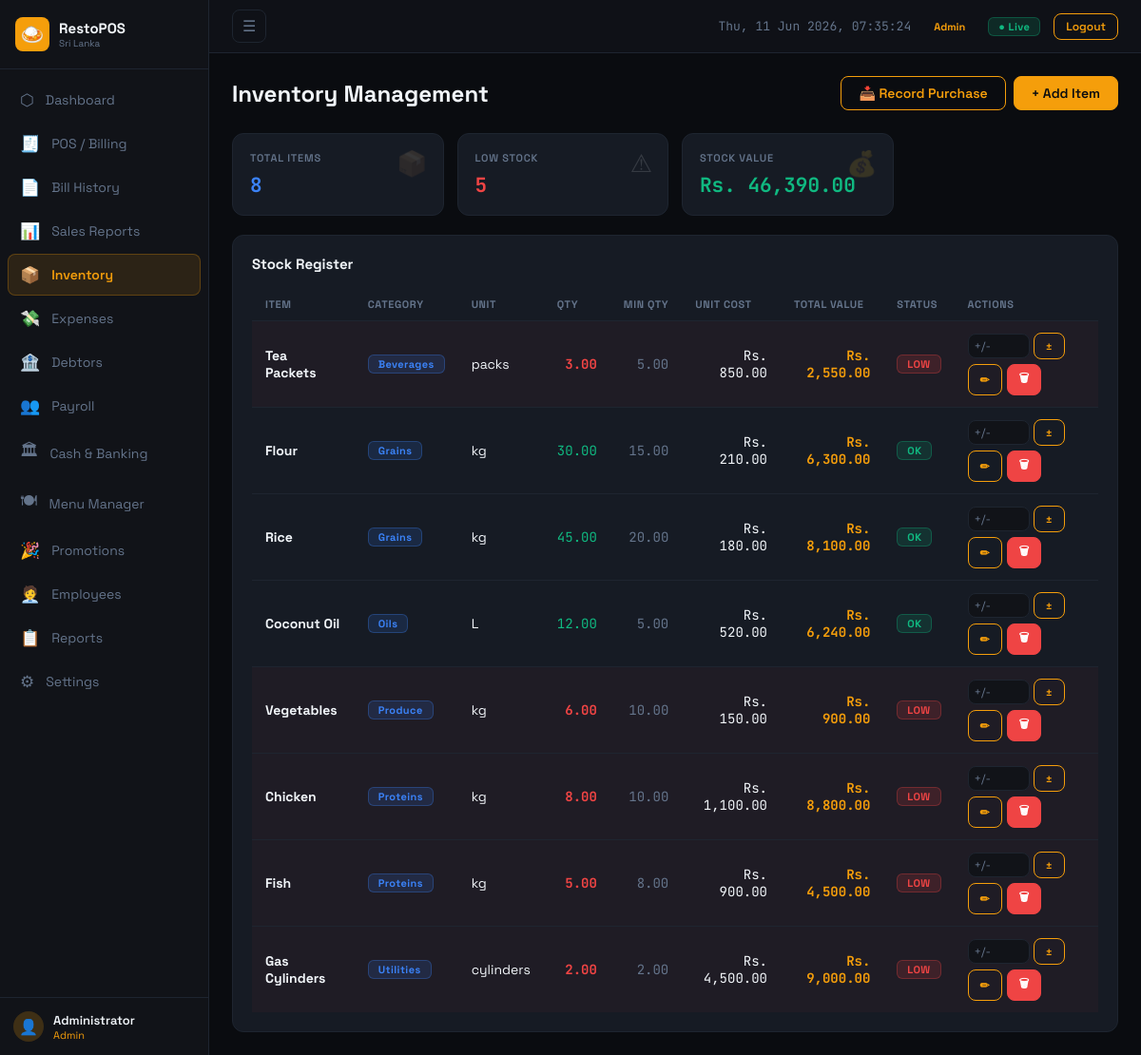
The app's page /modules/inventory.php (signed in), older data.
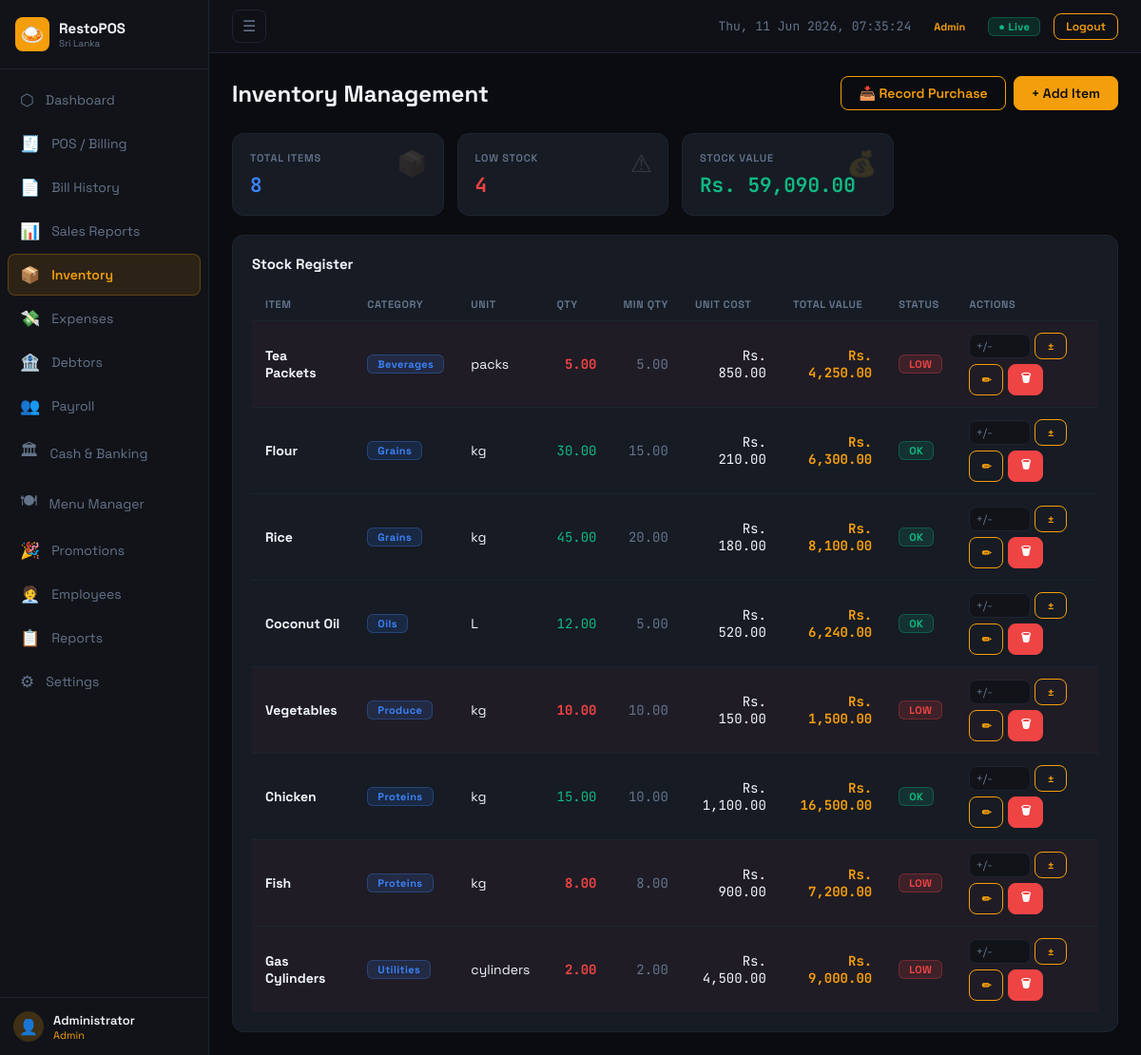
The same page, newer data.
### tables this page shows
CREATE TABLE inventory_items (
    id INT AUTO_INCREMENT PRIMARY KEY,
    category_id INT,
    name VARCHAR(150) NOT NULL,
    unit VARCHAR(20) DEFAULT 'kg',
    qty DECIMAL(10,3) DEFAULT 0,
    min_qty DECIMAL(10,3) DEFAULT 0,
    unit_cost DECIMAL(10,2) DEFAULT 0,
    active TINYINT(1) DEFAULT 1,
    updated_at TIMESTAMP DEFAULT CURRENT_TIMESTAMP ON UPDATE CURRENT_TIMESTAMP,
    FOREIGN KEY (category_id) REFERENCES inventory_categories(id)
);

CREATE TABLE inventory_categories (
    id INT AUTO_INCREMENT PRIMARY KEY,
    name VARCHAR(100) NOT NULL
);

### includes/config.php (called while the page is built, shortened)
<?php
function fmt(float $n): string {
    return CURRENCY . ' ' . number_format($n, 2);
}

### modules/inventory.php (the view, shortened to what this page needs)
<?php
require_once '../includes/config.php';
$db = getDB();
$items = $db->query("SELECT ii.*, ic.name as cat FROM inventory_items ii JOIN inventory_categories ic ON ii.category_id=ic.id ORDER BY ic.name,ii.name")->fetchAll();
$low   = array_filter($items, fn($i)=>$i['qty']<=$i['min_qty']);
$totalValue = array_sum(array_map(fn($i)=>$i['qty']*$i['unit_cost'], $items));
include '../includes/header.php';
?>
<div class="page-header">
  <div class="page-title">Inventory Management</div>
  <div style="display:flex;gap:8px">
    <button class="btn btn-outline" onclick="openModal('modalPurchase')">📥 Record Purchase</button>
    <button class="btn" onclick="openModal('modalAddItem')">+ Add Item</button>
  </div>
</div>
<div class="stats-grid mb-20">
  <div class="stat-card"><span class="stat-icon">📦</span><div class="stat-label">Total Items</div><div class="stat-value text-blue"><?=count($items)?></div></div>
  <div class="stat-card"><span class="stat-icon">⚠</span><div class="stat-label">Low Stock</div><div class="stat-value text-red"><?=count($low)?></div></div>
  <div class="stat-card"><span class="stat-icon">💰</span><div class="stat-label">Stock Value</div><div class="stat-value text-green"><?=fmt($totalValue)?></div></div>
</div>
<div class="card">
  <div class="card-title">Stock Register</div>
  <div class="table-wrap">
    <table class="data-table">
      <thead>
        <tr><th>Item</th><th>Category</th><th>Unit</th><th class="text-right">Qty</th><th class="text-right">Min Qty</th><th class="text-right">Unit Cost</th><th class="text-right">Total Value</th><th>Status</th><th>Actions</th></tr>
      </thead>
      <tbody>
      <?php foreach ($items as $i): $isLow=($i['qty']<=$i['min_qty']); ?>
        <tr style="<?=$isLow?'background:rgba(239,68,68,.04)':''?>">
          <td class="fw-700"><?=htmlspecialchars($i['name'])?></td>
          <td><span class="badge badge-blue"><?=htmlspecialchars($i['cat'])?></span></td>
          <td><?=$i['unit']?></td>
          <td class="text-right mono <?=$isLow?'text-red fw-700':'text-green'?>"><?=number_format($i['qty'],2)?></td>
          <td class="text-right mono text-muted"><?=number_format($i['min_qty'],2)?></td>
          <td class="text-right mono"><?=fmt($i['unit_cost'])?></td>
          <td class="text-right mono text-accent fw-700"><?=fmt($i['qty']*$i['unit_cost'])?></td>
          <td><span class="badge <?=$isLow?'badge-red':'badge-green'?>"><?=$isLow?'LOW':'OK'?></span></td>
          <td>
            <div style="display:flex;gap:5px;flex-wrap:wrap">
              <form method="POST" style="display:inline-flex;gap:4px;align-items:center">
                <input type="number" name="adjust_qty" step="0.01" placeholder="+/-" class="form-control" style="width:65px;padding:4px 6px;font-size:12px">
                <button class="btn btn-sm btn-outline">±</button>
              </form>
              <button class="btn btn-sm btn-outline"
                data-id="<?=$i['id']?>"
                data-name="<?=htmlspecialchars($i['name'],ENT_QUOTES)?>"
                data-cat="<?=$i['category_id']?>"
                data-unit="<?=htmlspecialchars($i['unit'],ENT_QUOTES)?>"
                data-qty="<?=$i['qty']?>"
                data-min="<?=$i['min_qty']?>"
                data-cost="<?=$i['unit_cost']?>"
                onclick="openEditItem(this)">✏</button>
              <form method="POST" style="display:inline" onsubmit="return confirm('Delete <?=htmlspecialchars($i['name'])?>?')">
                <button class="btn btn-sm btn-red">🗑</button>
              </form>
            </div>
          </td>
        </tr>
      <?php endforeach; ?>
      </tbody>
    </table>
  </div>
</div>
<?php include '../includes/footer.php'; ?>

Row changes from the older to the newer data that the page shows:
changed inventory_items "Tea Packets": qty "3.00" → "5.00"; fmt($i['qty']*$i['unit_cost']) "Rs. 2,550.00" → "Rs. 4,250.00"
changed inventory_items "Vegetables": qty "6.00" → "10.00"; fmt($i['qty']*$i['unit_cost']) "Rs. 900.00" → "Rs. 1,500.00"
changed inventory_items "Chicken": qty "8.00" → "15.00"; fmt($i['qty']*$i['unit_cost']) "Rs. 8,800.00" → "Rs. 16,500.00"; qty "LOW" → "OK"
changed inventory_items "Fish": qty "5.00" → "8.00"; fmt($i['qty']*$i['unit_cost']) "Rs. 4,500.00" → "Rs. 7,200.00"
Text that changed along with them:
count($low): "5" → "4"
fmt($totalValue): "Rs. 46,390.00" → "Rs. 59,090.00"
